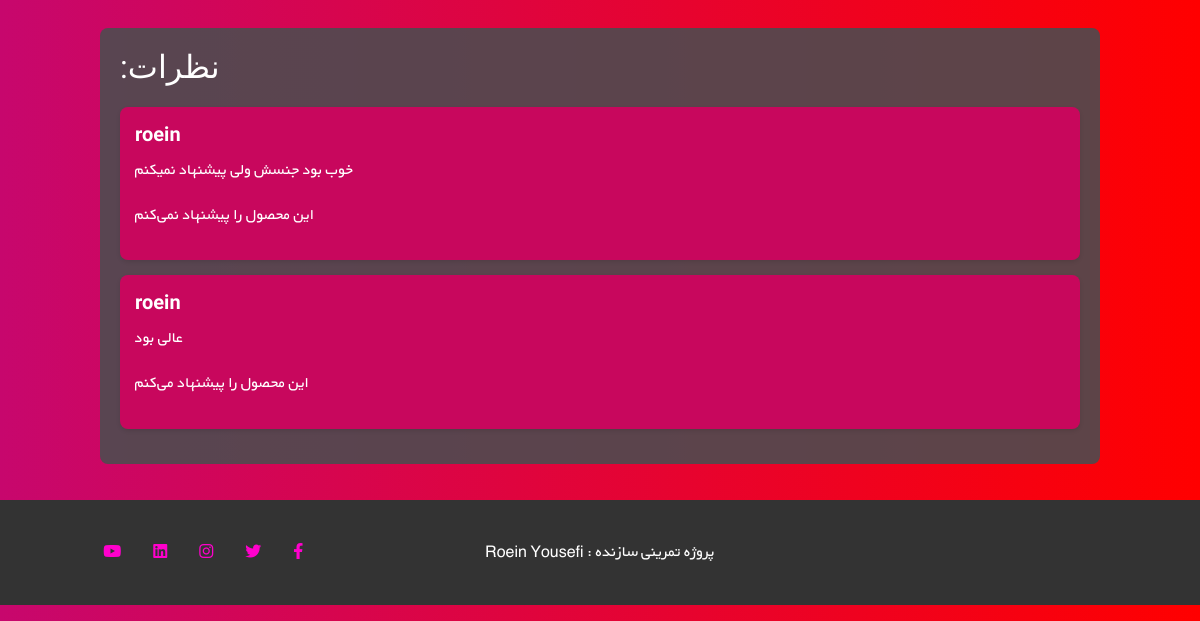
Page /shop/2 (signed in, lower part) on the earlier database version.
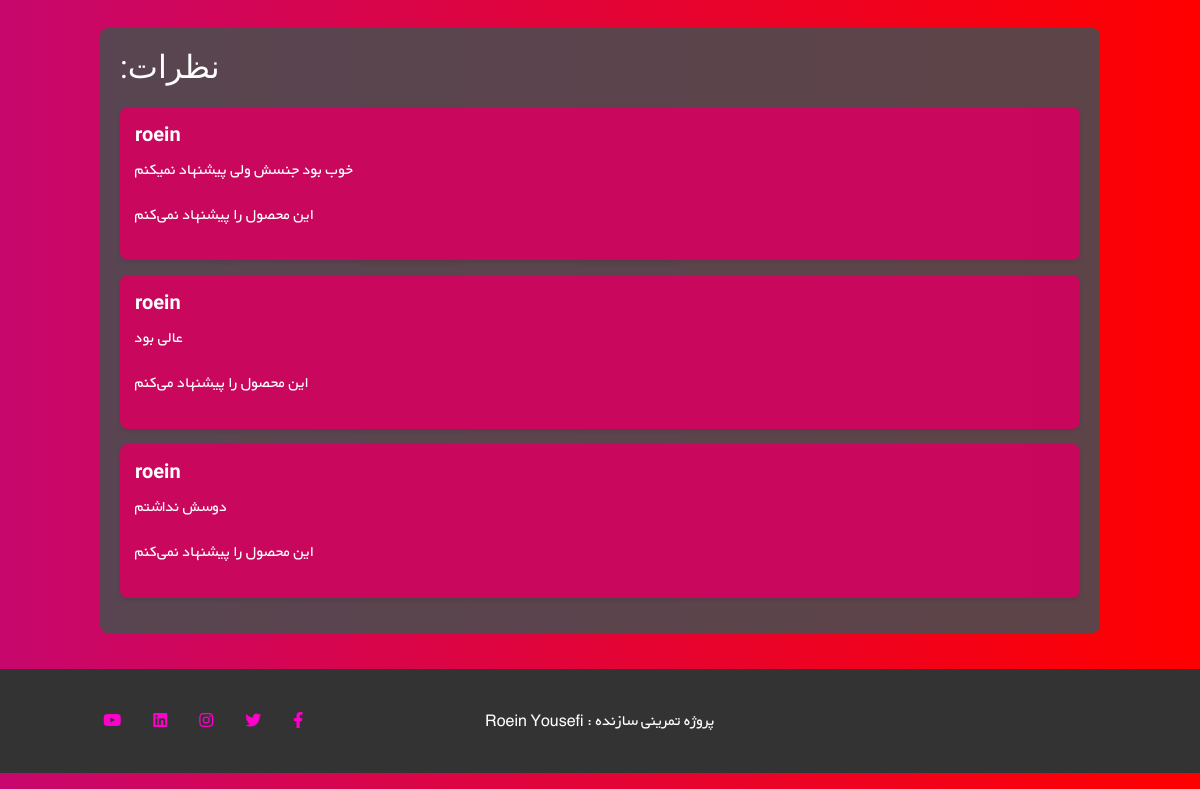
Same page on the later database version.
### page_team/models.py (models this page shows)
class ShopComment(models.Model):
    user = models.ForeignKey(get_user_model(), on_delete=models.CASCADE)
    shop = models.ForeignKey(TeamShop , on_delete=models.CASCADE , related_name='comments')
    text = models.TextField()
    datetime_created = models.DateTimeField(auto_now_add=True)
    active = models.BooleanField(default=True)
    recommend = models.BooleanField(default=True)

### accounts/models.py (models this page shows)
class CustomUser(AbstractUser):
    age = models.PositiveIntegerField(null=True, blank=True)

### page_team/views.py (the view)
# urls.py: path('shop/<int:pk>', views.shop_details , name='shop-detail'),
@login_required()
def shop_details(request , pk):
    shop = get_object_or_404(TeamShop , pk = pk)
    shop_comment = shop.comments.all()
    if request.method == 'POST':
        comment_form = ShopCommentForm(request.POST)
        if comment_form.is_valid():
            comment = comment_form.save(commit=False)
            comment.user = request.user
            comment.shop = shop
            comment.save()
            comment_form = ShopCommentForm()
    else:
        comment_form = ShopCommentForm()
    return render(request , 'page_team/post_detail.html' , {
        'shop' : shop,
        'comments' : shop_comment,
        'comment_form' : comment_form})

### page_team/templates/page_team/post_detail.html (shortened to what this page needs)
{% extends '_base.html' %}
{% load crispy_forms_tags %}
{% block content %}
<!DOCTYPE html>
{% load static %}
<html lang="fa" dir="rtl">
<head>
    <link rel="stylesheet" href="{% static 'css/post_detail.css' %}">
    <link rel="stylesheet" href="https://cdnjs.cloudflare.com/ajax/libs/font-awesome/6.0.0-beta3/css/all.min.css">
</head>
<body>
    <div class="container" >
        <div class="comments-section" style="width: 100%; max-width: 1000px; margin: 0 auto; background-color: rgba(77,76,79,0.9);">
            <h2 style="margin-bottom: 20px; color: white">نظرات:</h2>
            {% for comment in comments %}
                {% if comment.active %}
                    <div class="comment" style="background-color: rgba(211,2,95,0.91);">
                        <h5 class="comment-author" style="color: white">{{ comment.user.username }}</h5>
                        <h6 style="color: white">{{ comment.text|linebreaks }}</h6>
                        <div>
                            {% if comment.recommend %}
                                <p class="recommend" style="color: white">این محصول را پیشنهاد می‌کنم</p>
                            {% else %}
                                <p class="not-recommend" style="color: white">این محصول را پیشنهاد نمی‌کنم</p>
                            {% endif %}
                        </div>
                    </div>
                {% endif %}
            {% endfor %}
        </div>
    </div>
</body>
</html>
{% endblock content %}

Differences in the rows shown:
added ShopComment: user.username "roein", text "دوسش نداشتم", recommend "این محصول را پیشنهاد نمی‌کنم"
